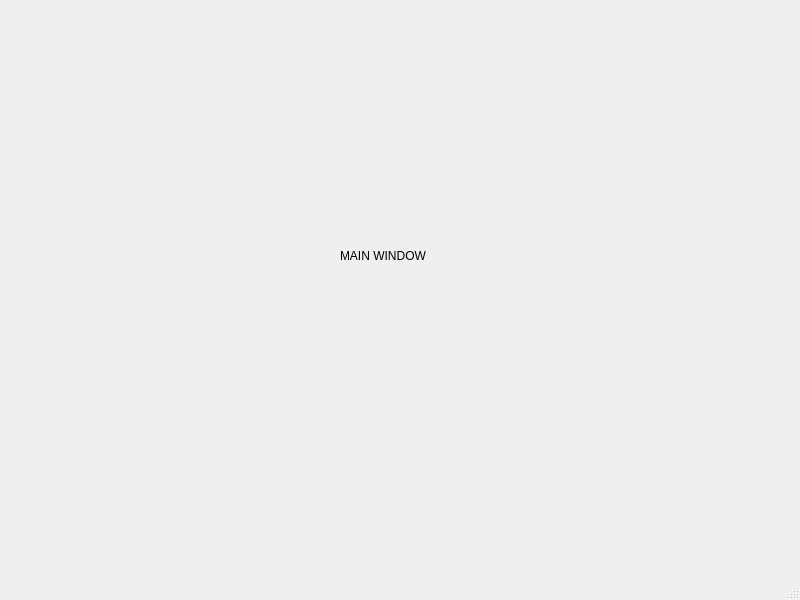
<?xml version="1.0" encoding="UTF-8"?>
<ui version="4.0">
 <class>MainWindow</class>
 <widget class="QMainWindow" name="MainWindow">
  <property name="geometry">
   <rect>
    <x>0</x>
    <y>0</y>
    <width>800</width>
    <height>600</height>
   </rect>
  </property>
  <property name="windowTitle">
   <string>MainWindow</string>
  </property>
  <widget class="QWidget" name="centralwidget">
   <widget class="QLabel" name="label">
    <property name="geometry">
     <rect>
      <x>340</x>
      <y>230</y>
      <width>121</width>
      <height>51</height>
     </rect>
    </property>
    <property name="text">
     <string>MAIN WINDOW</string>
    </property>
   </widget>
  </widget>
  <widget class="QMenuBar" name="menubar">
   <property name="geometry">
    <rect>
     <x>0</x>
     <y>0</y>
     <width>800</width>
     <height>25</height>
    </rect>
   </property>
  </widget>
  <widget class="QStatusBar" name="statusbar"/>
 </widget>
 <resources/>
 <connections/>
</ui>
